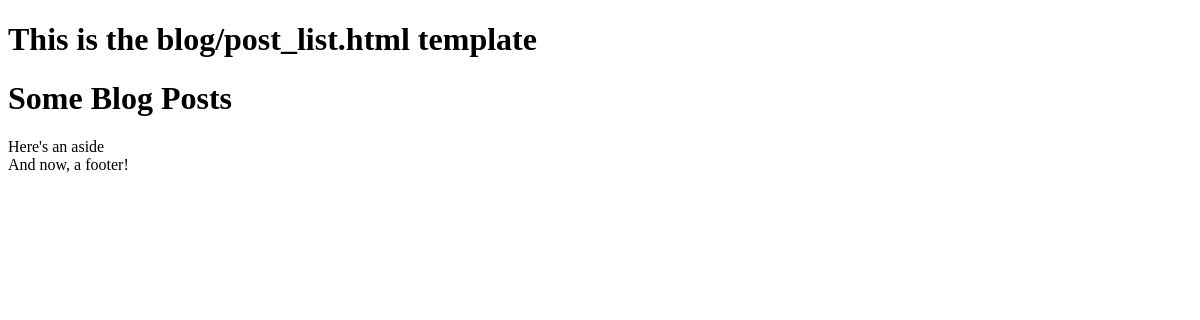
The app's page /, older data.
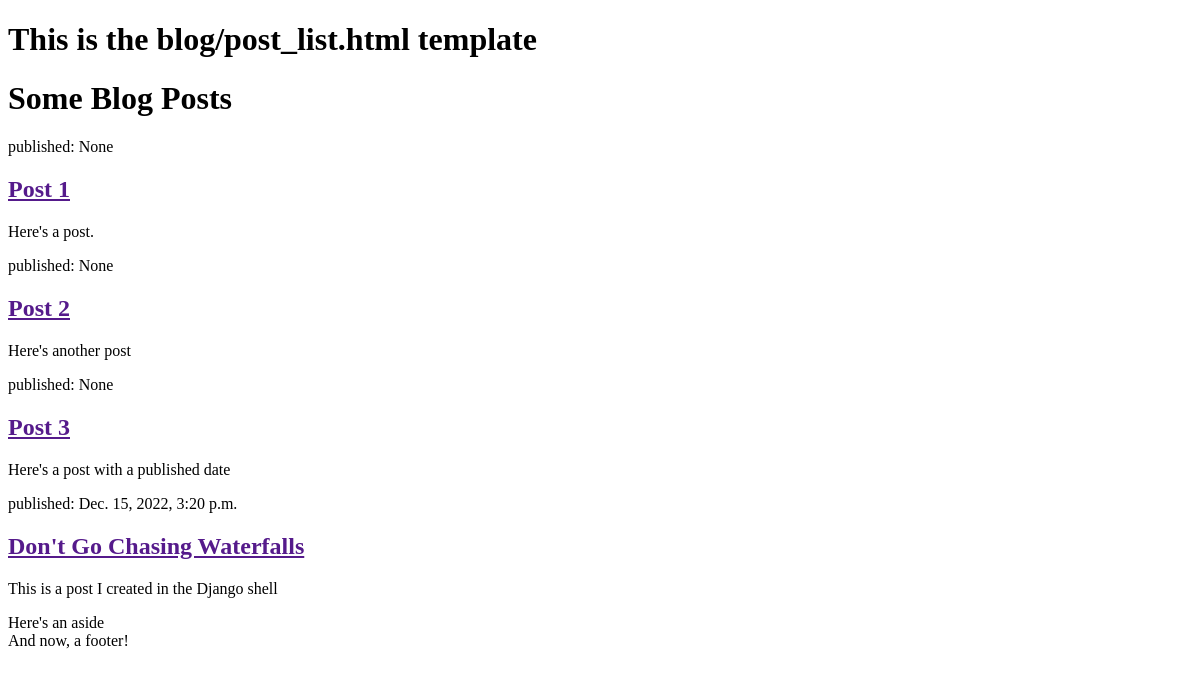
The same page, newer data.
### blog/models.py (models this page shows, shortened)
class Post(models.Model):
  author = models.ForeignKey(settings.AUTH_USER_MODEL, on_delete=models.CASCADE)
  title = models.CharField(max_length=200)
  text = models.TextField()
  created_date = models.DateTimeField(default=timezone.now)
  published_date = models.DateTimeField(blank=True, null=True)

### blog/views.py (the view)
# urls.py: path('', views.post_list, name='post_list'),
def post_list(request):
  posts = Post.objects.all()
  return render(request, 'blog/post_list.html', {'posts': posts})

### blog/templates/blog/post_list.html (shortened to what this page needs)
<!DOCTYPE html>
<html lang="en">
  <head>
  </head>
  <body>
    <h1>This is the blog/post_list.html template</h1>
    <h1>Some Blog Posts</h1>
    {% for post in posts %}
    <article>
      <time>published: {{post.published_date}}</time>
      <h2><a href="">{{ post.title }}</a></h2>
      <p>{{ post.text }}</p>
    </article>
    {% endfor %}
    <aside>Here's an aside</aside>
    <footer>And now, a footer!</footer>
  </body>
</html>

Row changes from the older to the newer data that the page shows:
added Post: published_date "None", title "Post 1", text "Here's a post."
added Post: published_date "None", title "Post 2", text "Here's another post"
added Post: published_date "None", title "Post 3", text "Here's a post with a published date"
added Post: published_date "Dec. 15, 2022, 3:20 p.m.", title "Don't Go Chasing Waterfalls", text "This is a post I created in the Django shell"
